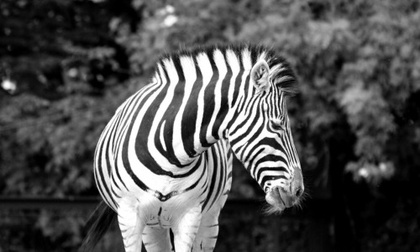
%> input picture Images/61.jpg, 420 x 252 px, shrunk from 500 x 300 before the run
$ octave Main.m   (GNU Octave 9; MATLAB toolbox functions it lacks are replaced by stand-ins)
%> lines starting %> are read from the running program, lines starting %| are printed output that depends on the picture; in (x1, y1, x2, y2) boxes, pixels count from 0 and x2, y2 are one past the last pixel; in counts of white or black regions, pixels touching at a corner belong together; the program's own positions count from 1
%> further down, input_IMG is the input picture: size 252x420 uint8; min 0, max 255, mean 81.4
### Divison/generateShare.m
function [share1,share2,share3]= generateShare(Image)
disp('Generating Shares...')
s=size(Image);
%> s = [252 420]
share1=zeros(s(1),s(2));
share2=zeros(s(1),s(2));
share3=zeros(s(1),s(2));
ctr=0;
for i=1:s(1)
    for j=1:s(2)
        random_num = unidrnd(255);
        quo = (255*Image(i,j))/random_num;
        %rem= mod(Image(i,j),2);
        share1(i,j)= floor(quo);   %-quotient
        share2(i,j)= ((quo-floor(quo))*random_num); %remainder
        share3(i,j)= random_num; %random number-divisor
        ctr=ctr+1;
    end
end
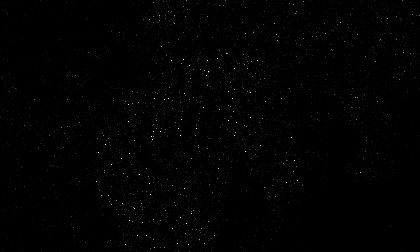
%> share1: size 252x420 double; min 0, max 255, mean 1.6
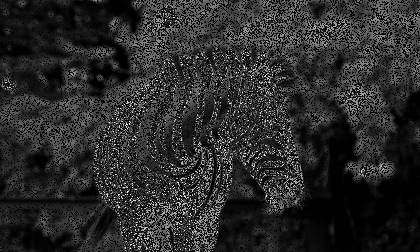
%> share2: size 252x420 double; min 0, max 254, mean 42.6
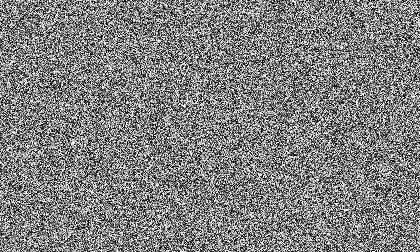
%> share3: size 252x420 double; min 1, max 255, mean 127.8
%> after the loop, ctr = 105840
ctr
%> ctr = 105840
end

### Divison/decrypt.m
function output=decrypt(share1,share2,share3)
disp('Decrypting Image...')
s=size(share1);
output=zeros(s(1),s(2));
for i=1:s(1)
    for j=1:s(2)
        output(i,j)=((share3(i,j)*share1(i,j)+share2(i,j))/255);
    end
end
end

### Divison/Main.m
tic;
clc;
clear all;
close all;

%reading the input image
input_IMG = imread('C:\Users\DellUser\Documents\MATLAB\61.jpg');
% [8 lines of commented-out code are left out]
inImg = mat2gray(input_IMG,[0,255]);
%inImg = uint8(inImg_mat);

figure;imshow(inImg);title('Secret Image');

%calling division function
[share1, share2, share3]=generateShare(inImg);
    %calling createshare functions

%call decrypt image
output=decrypt(share1,share2,share3);

%display output
share11=mat2gray(share1,[0,255]);
share22=mat2gray(share2,[0,255]);
share33=mat2gray(share3,[0,255]);

figure;imshow(share11);title('Share 1');
figure;imshow(share22);title('Share 2');
figure;imshow(share33);title('Share 3');
figure;imshow(output);title('Output');

%saving outputs
imwrite(share1,'C:\Users\DellUser\Desktop\Sem VI\RnD\Divison\share1.png');
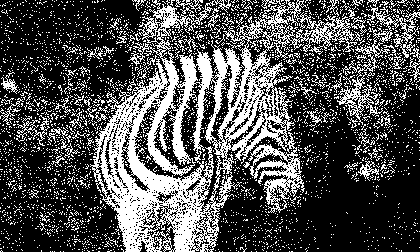
%> saved as share1.png: size 252x420 uint8; 31.9% white; 3037 white regions (2969 under 20 px), largest, box (x1, y1, x2, y2) and area: (90, 0, 363, 252) 22204, (337, 5, 420, 125) 1606, (16, 115, 50, 146) 261
imwrite(share1,'C:\Users\DellUser\Desktop\Sem VI\RnD\Divison\share2.png');
imwrite(share1,'C:\Users\DellUser\Desktop\Sem VI\RnD\Divison\share3.png');
imwrite(share1,'C:\Users\DellUser\Desktop\Sem VI\RnD\Divison\Overlapped.png');
toc

$ run again, with Images/4.jpg copied over Images/61.jpg
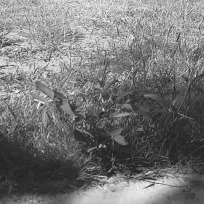
%> input picture Images/4.jpg, 204 x 204 px
%> input_IMG is the input picture: size 204x204 uint8; min 30, max 248, mean 117.6
%> after the loop in generateShare, `for i=1:s(1)`:
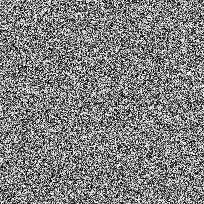
%> share3: size 204x204 double; min 1, max 255, mean 127.8
%> after the loop in generateShare, `for i=1:s(1)`: ctr = 41616
%> `imwrite(share1,'C:\Users\DellUser\Desktop\Sem VI\RnD\Divison\share1.pn..`:
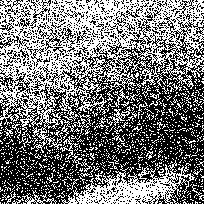
%> saved as share1.png: size 204x204 uint8; 46.3% white in thin lines or dots

$ run again, with Images/6.jpg copied over Images/61.jpg
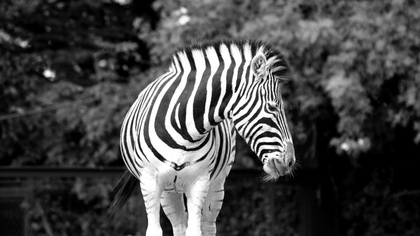
%> input picture Images/6.jpg, 420 x 236 px, shrunk from 1366 x 768 before the run
%> input_IMG is the input picture: size 236x420x3 uint8; min 0, max 255, mean 70.8
%> after the loop in generateShare, `for i=1:s(1)`:
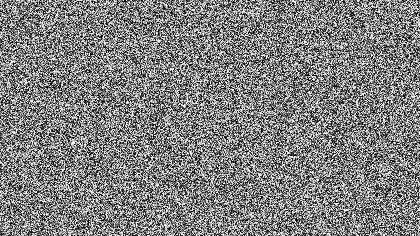
%> share3: size 236x420 double; min 1, max 255, mean 127.8
%> after the loop in generateShare, `for i=1:s(1)`: ctr = 99120
%> `imwrite(share1,'C:\Users\DellUser\Desktop\Sem VI\RnD\Divison\share1.pn..`:
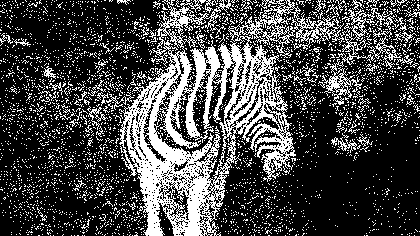
%> saved as share1.png: size 236x420 uint8; 27.9% white in thin lines or dots
